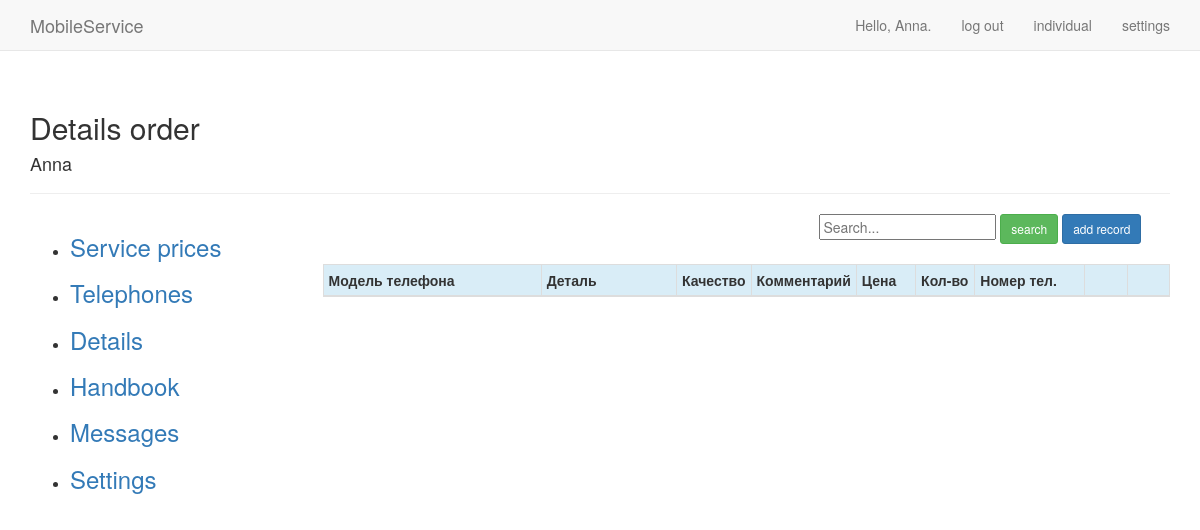
The app's page /users/details_order/ (signed in), older data.
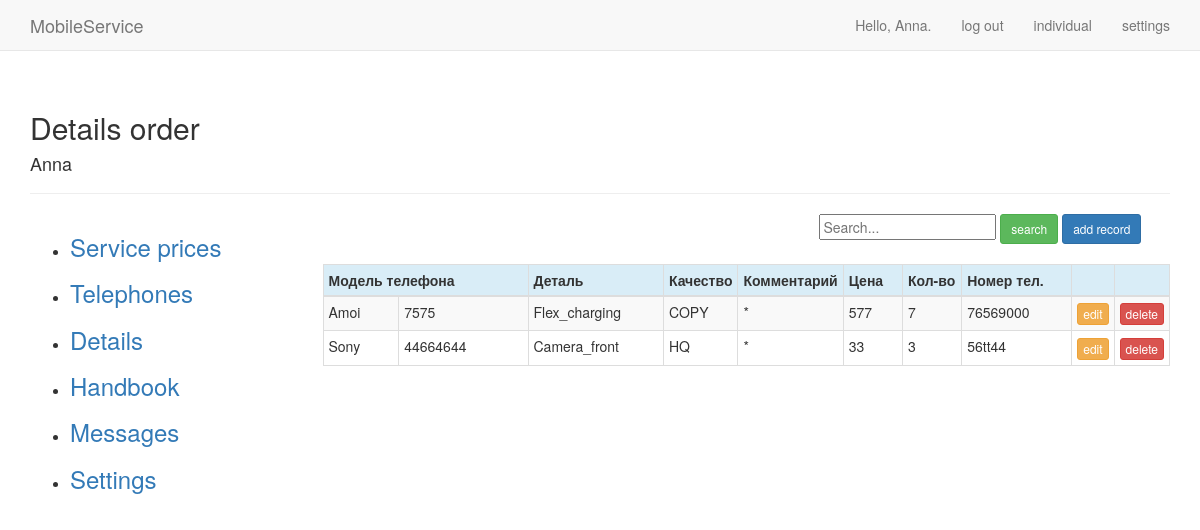
The same page, newer data.
### users/models.py (models this page shows)
class Details_order(models.Model):
    SAM = 'Samsung'
    ALK = 'Alkatel'
    ASE = 'Aser'
    AMI = 'Amigo'
    AMO = 'Amoi'
    APL = 'IPhone'
    ASU = 'Asus'
    BBR = 'BlackBerry'
    BVI = 'BlackView'
    BLU = 'BLU'
    BQ = 'BQ'
    CAT = 'CAT'
    CAP = 'Caterpillar'
    COO = 'Coolpad'
    CUB = 'Cubot'
    DOO = 'Doogee'
    DOR = 'Doro'
    EST = 'Estar'
    ELE = 'Elephone'
    GIG = 'Gigabyte'
    GET = 'Getnord'
    GOO = 'Google'
    HTC = 'HTC'
    HP = 'HP'
    HOM = 'HomTom'
    KAZ = 'Kazam'
    MYP = 'MyPhone'
    NOU = 'Nous'
    ONE = 'OnePlus'
    OUK = 'Oukitel'
    PRE = 'Prestigio'
    ZTE = 'ZTE'
    ZOP = 'Zopo'
    HUA = 'Huawei'
    LEN = 'Lenovo'
    SON = 'Sony'
    LG = 'LG'
    MEI = 'Meizu'
    XIA = 'Xiaomi'
    MIR = 'Microsoft'
    NOK = 'Nokia'
    OTH = '------->'
    """детали"""
    LCD_MOD = 'LCD_module'
    LCD = 'LCD'
    TOU = 'Touch'
    FLEX_CH = 'Flex_charging'
    FLEX_ON = 'Flex_ON/OFF'
    FLEX_CAM = 'Flex_camera'
    BAT = 'Battery'
    CAM_FR = 'Camera_front'
    CAM_BC = 'Camera_back'
    BC = 'Back_cover'
    """качество"""
    SP = 'SP'
    OR = 'OR'
    HQ = 'HQ'
    COPY = 'COPY'
    BRAND = ((APL, 'IPhone'), (SAM, 'Samsung'), (HUA, 'Huawei'), (MEI, 'Meizu'), (XIA, 'Xiaomi'), (NOK, 'Nokia'),
             (MIR, 'Microsoft'), (PRE, 'Prestigio'), (SON, 'Sony'), (ALK, 'Alcatel'), (ASU, 'Asus'), (ASE, 'Aser'),
             (AMI, 'Amigo'), (AMO, 'Amoi'), (BVI, 'BlackView'), (BLU, 'BLU'), (BQ, 'BQ'), (BBR, 'BlackBerry'),
             (CAT, 'CAT'), (CAP, 'Caterpillar'), (COO, 'Coolpad'), (CUB, 'Cubot'), (DOO, 'Doogee'), (DOR, 'Doro'),
             (ELE, 'Elephone'), (EST, 'Estar'), (GIG, 'Gigabyte'), (GET, 'Getnord'), (GOO, 'Google'), (HTC, 'HTC'),
             (HOM, 'HomTom'), (HP, 'HP'), (KAZ, 'Kazam'), (LEN, 'Lenovo'), (LG, 'Lg'), (MYP, 'MyPhone'),
             (NOU, 'Nous'), (ONE, 'OnePlus'), (OUK, 'Oukitel'), (ZOP, 'Zopo'), (ZTE, 'ZTE'), (OTH, '------->'))
    DETAIL = (
    (BAT, 'Battery'), (BC, 'Back_cover'), (CAM_BC, 'Camera_back'), (CAM_FR, 'Camera_front'), (FLEX_CH, 'Flex_charging'),
    (FLEX_ON, 'Flex_ON/OFF'), (FLEX_CAM, 'Flex_camera'), (LCD_MOD, 'LCD_module'), (LCD, 'LCD'), (TOU, 'Touch'))
    QUALITY = ((SP, 'SP'), (OR, 'OR'), (HQ, 'HQ'), (COPY, 'COPY'))
    user_model = models.CharField(max_length=20, choices=BRAND)
    user_model_1 = models.CharField(max_length=20)
    user_detail = models.CharField(max_length=20, choices=DETAIL)
    detail_quality = models.CharField(max_length=10, choices=QUALITY)
    detail_comment = models.CharField(max_length=20, default='*')
    detail_price = models.CharField(max_length=5)
    detail_quantity = models.CharField(max_length=5)
    owner = models.ForeignKey(User, on_delete=models.CASCADE)
    number_tel_order = models.CharField(max_length=20)

### users/views.py (the view)
# urls.py: path('details_order/', views.details_order, name= 'details_order'),
def details_order(request):
    details_order = Details_order.objects.filter(owner=request.user).order_by('user_model', 'user_model_1')
    context = {'details_order': details_order}
    return render(request, 'users/details_order.html', context)

### users/templates/users/details_order.html (shortened to what this page needs)
{% extends "mobile/base_1.html" %}
{% load bootstrap3 %}
{% block header %}
  <h2>Details order</h2><h4>{{user.username}}</h4>
{% endblock header %}
{% block content %}
  <div class="row">
    <div class="col-sm-offset-7">
      <form action="{% url 'users:details_order_search' %}" method="get" autocomplete="off" >
        <input name="q" type="text" placeholder="Search...">
        <button type="submit" class="btn btn-success btn-sm">search</button>
        <a href="{% url 'users:details_order_new_record' %}" class="btn btn-primary btn-sm">add record</a>
      </form>
    </div>
  </div>
  <div class="row">
    <div class="col-sm-8">
    </div>
  </div>
<table class="table table-striped table-bordered table-condensed table-hover">
    <thead>
      <tr class="info">
        <th colspan="2">Модель телефона</th>
        <th style="width:16%">Деталь</th>
        <th style="width:8%">Качество</th>
        <th style="width:4%">Комментарий</th>
        <th style="width:7%">Цена</th>
        <th style="width:7%">Кол-во</th>
        <th style="width:13%">Номер тел.</th>
        <th style="width:5%"></th>
        <th style="width:5%"></th>
      </tr>
    </thead>
    <tbody>
      {% for detail_order in details_order %}
        <tr>
          <td>{{detail_order.user_model}}</td>
          <td>{{detail_order.user_model_1}}</td>
          <td>{{detail_order.user_detail}}</td>
          <td>{{detail_order.detail_quality}}</td>
          <td>{{detail_order.detail_comment}}</td>
          <td>{{detail_order.detail_price}}</td>
          <td>{{detail_order.detail_quantity}}</td>
          <td>{{detail_order.number_tel_order}}</td>
          <td><a href="{% url 'users:details_order_edit' detail_order.id %}" class="btn btn-warning btn-xs">edit</a></td>
          <td><a href="{% url 'users:details_order_delete' detail_order.id %}" class="btn btn-danger btn-xs">delete</a></td>
        </tr>
      {% endfor %}
     </tbody>
 </table>
{% endblock content %}

### mobile/templates/mobile/base_1.html (shortened to what this page needs)
{% load bootstrap3 %}
<!DOCTYPE html>
<html lang="en">
  <head>
    {% bootstrap_css %}
  </head>
  <body>
    <nav class="navbar navbar-default navbar-static-top">
      <div class="container">
        <div class="navbar-header">
          <a class="navbar-brand" href="{% url 'mobile:index' %}">
              MobileService</a>
        </div>
        <div id="navbar" class="navbar-collapse collapse">
          <ul class="nav navbar-nav navbar-right">
            {% if user.is_authenticated %}
              <li><a>Hello, {{ user.username }}.</a></li>
              <li><a href="{% url 'users:logout' %}">log out</a></li>
              <li><a href="{% url 'users:individual' %}">individual</a></li>
              <li><a href="{% url 'send_email:settings_common' %}">settings</a></li>
            {% else %}
              <li><a href="{% url 'users:register' %}">register</a></li>
              <li><a href="{% url 'users:login' %}">log in</a></li>
            {% endif %}
          </ul>
        </div>
      </div>
    </nav>
    <div class="container">
      <div class="page-header">
        {% block header %}{% endblock header %}
        </div>
      <div class="row">
        <div class="col-xs-12 col-sm-3">
          <ul class="rounded">
            <li><a href="{% url 'users:service_prices' %}"><h3>Service prices</h3></a></li>
            <li><a href="{% url 'mobile:telephones' %}"><h3>Telephones</h3></a></li>
            <li><a href="{% url 'users:details' %}"><h3>Details</h3></a></li>
            <li><a href="{% url 'users:handbook' %}"><h3>Handbook</h3></a></li>
            <li><a href="{% url 'send_email:messages' %}"><h3>Messages</h3></li>
            <li><a href="{% url 'send_email:settings_common' %}"><h3>Settings</h3></a></li>
          </ul>
        </div>
        <div class="col-xs-12 col-sm-9">
          <div>
           {% block content %}{% endblock content %}
          </div>
        </div>
    </div>
  </body>
</html>

Row changes from the older to the newer data that the page shows:
added Details_order: user_model "Amoi", user_model_1 "7575", user_detail "Flex_charging", detail_quality "COPY", detail_comment "*", detail_price "577", detail_quantity "7", number_tel_order "76569000"
added Details_order: user_model "Sony", user_model_1 "44664644", user_detail "Camera_front", detail_quality "HQ", detail_comment "*", detail_price "33", detail_quantity "3", number_tel_order "56tt44"
